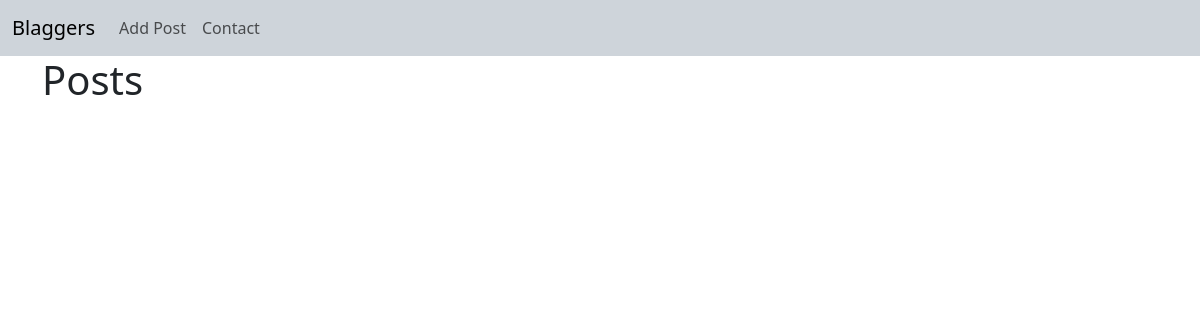
/, run on an earlier commit of the app's database.
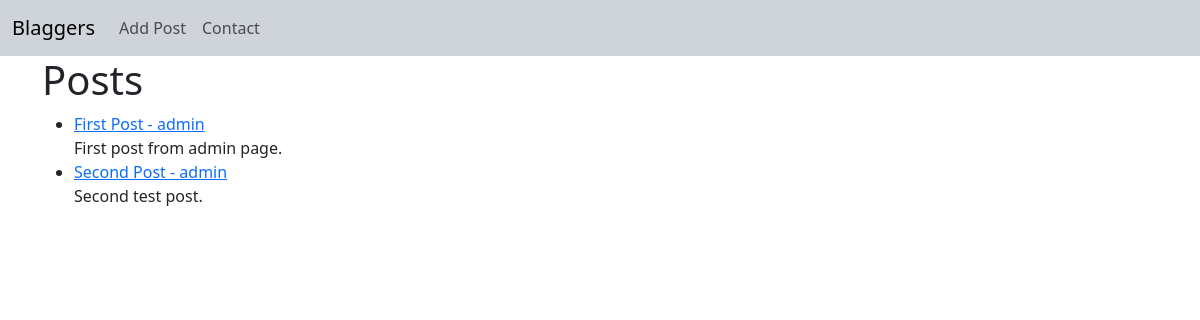
And on a later commit of the database.
### personalblog/models.py (models this page shows, shortened)
class Post(models.Model):
    title = models.CharField(max_length=200)
    title_tag = models.CharField(max_length=200)
    author = models.ForeignKey(User, on_delete=models.CASCADE)
    content = models.TextField()

### personalblog/views.py (the view)
# urls.py: path('', HomeView.as_view(), name='home'),
class HomeView(ListView):
    model = Post
    template_name = 'home.html'

### personalblog/templates/home.html
{% extends "base.html" %}
{% block content %}
    <h1>Posts</h1>
    <div class="posts">
        <ul>
            {% for post in object_list %}
                <li>
                    <a href="{% url 'post_details' post.pk %}">{{ post.title }} - {{ post.author }}</a>
                    <br>
                    {{ post.content }}
                </li>
            {% endfor %}
        </ul>
    </div>
{% endblock %}

What changed in the data, as far as the page shows it:
added Post: title "First Post", author "admin", content "First post from admin page."
added Post: title "Second Post", author "admin", content "Second test post."
